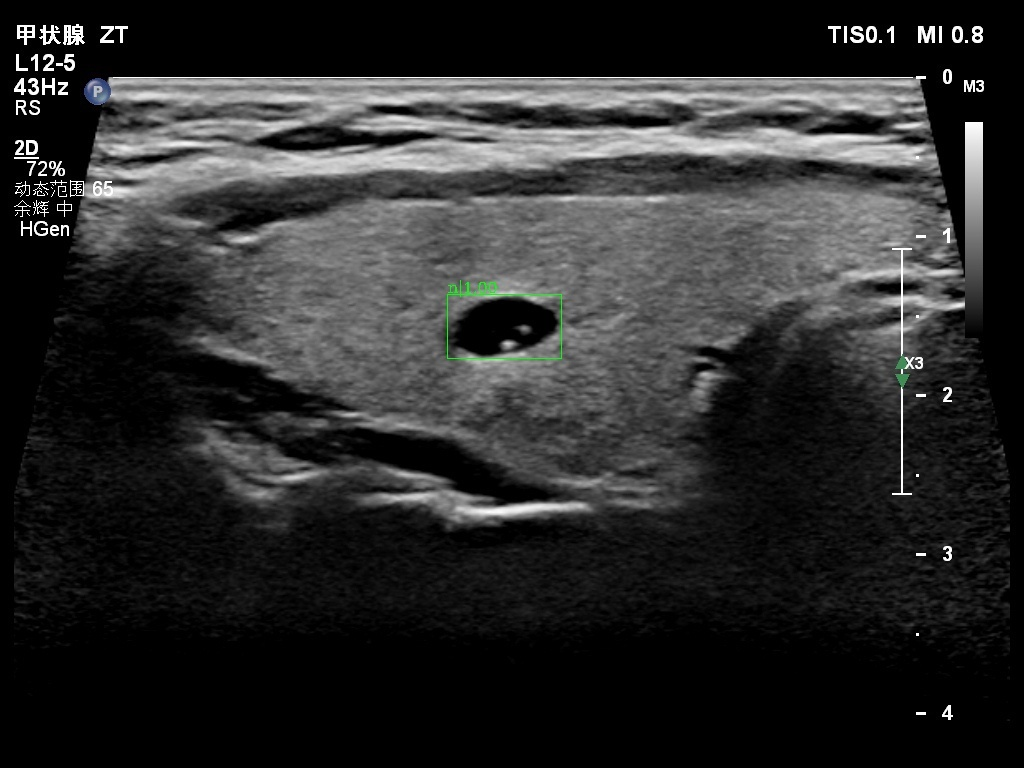
#> input picture code/mmdetection/logs/faster_rcnn_r50_fpn_1x_chenzhou/tests/A1B1C1D1E1_13804180920180801THY100520180801092118768V.jpg, 1024 x 768 px, found by its file name; its folder holds only this picture in this run
$ python process_DataAndMaskToCOCOPublic.py
#> lines starting #> are read from the running program, lines starting #| are printed output that depends on the picture; after the words box and inside, x2 and y2 are one past the last pixel; in counts of white or black regions, pixels touching at a corner belong together

# coding: utf-8

# In[1]:


"""
从Mask文件中输出Box/Mask信息，生成COCO json文件
输出：COCO json
"""

import os
import json
from PIL import Image
import numpy as np
from skimage import measure
from shapely.geometry import Polygon, MultiPolygon
import cv2
import tqdm

dataset = {'categories':[],'images':[],'annotations':[]}
dataset['categories'].append({'id': 1, 'name': 'nodule', 'supercategory': 'mark'})
dataset['categories'].append({'id': 0, 'name': 'outlier', 'supercategory': 'mark'})

# Label ids of TN-SCUI2020 Dataset
nodule_id = 1
outlier_id = 0
category_ids = {
    '(255, 255, 255)': nodule_id,
    '(1, 1, 1)': nodule_id,
    '(0, 0, 0)': outlier_id
}


# In[2]:


def create_sub_masks(mask_image, width, height):
    # Initialize a dictionary of sub-masks indexed by RGB colors
    sub_masks = {}
    for x in range(width):
        for y in range(height):
            # Get the RGB values of the pixel
            pixel = mask_image.getpixel((x, y))[:3]
            newpixel = ((pixel[0] > 128) * 255, (pixel[1] > 128) * 255, (pixel[2] > 128) * 255)

            # If the pixel is not black...
            if newpixel != (0, 0, 0):
                # Check to see if we've created a sub-mask...
                pixel_str = str(newpixel)
                sub_mask = sub_masks.get(pixel_str)
                if sub_mask is None:
                   # Create a sub-mask (one bit per pixel) and add to the dictionary
                    # Note: we add 1 pixel of padding in each direction
                    # because the contours module doesn't handle cases
                    # where pixels bleed to the edge of the image
                    sub_masks[pixel_str] = Image.new('1', (width, height))

                # Set the pixel value to 1 (default is 0), accounting for padding
#                 sub_masks[pixel_str].putpixel((x+1, y+1), 1)
                sub_masks[pixel_str].putpixel((x, y),1)

    return sub_masks


# In[3]:


def create_sub_mask_annotation(sub_mask):
    # Find contours (boundary lines) around each sub-mask
    # Note: there could be multiple contours if the object
    # is partially occluded. (E.g. an elephant behind a tree)
    contours = measure.find_contours(sub_mask, 0.5, positive_orientation='low')

    polygons = []
    j = 0
    for contour in contours:
        # Flip from (row, col) representation to (x, y)
        # and subtract the padding pixel
        for i in range(len(contour)):
            row, col = contour[i]
            contour[i] = (col - 1, row - 1)

        # Make a polygon and simplify it
        poly = Polygon(contour)
        poly = poly.simplify(1.0, preserve_topology=False)

        if(poly.is_empty):
            # Go to next iteration, dont save empty values in list
            continue

        polygons.append(poly)

    return polygons


# In[4]:


def absolute_file_paths(image_path, mask_path, keyword):
    mask_images = []

# [11 lines of commented-out code are left out]

    for root, dirs, files in os.walk(os.path.abspath(image_path)):
        for file in files:
            if '.jpg' in file:
#                 if file.startswith(keyword):
#                 if '-' not in file:
                    mask_images.append(os.path.join(mask_path, file))
    return mask_images


# In[5]:


def create_image_annotation(file_name, width, height, image_id):
    images = {
        'file_name': file_name,
        'height': height,
        'width': width,
        'id': image_id
    }
    return images


# In[ ]:


# Get 'images' and 'annotations' info
def images_annotations_info(image_path, mask_path, keyword, folder_id):
    # This id will be automatically increased as we go
    annotation_id = 1

    annotations = []
    images = []

    # Get absolute paths of all files in a directory
    mask_images = absolute_file_paths(image_path, mask_path, keyword)

    length = len(mask_images)

    for image_id, mask_image in enumerate(mask_images, folder_id):
        file_name = image_path + '/' + os.path.basename(mask_image).split('.')[0] + ".jpg"
        if image_id % 100 is 0:
            print(str(image_id) + '/' + str(length))

#         file_name = '/root/workspace/Thyroid_Solid_Nodule/data/preprocess/chenzhou/mask' + os.path.basename(mask_image).split('.')[0] + ".jpg"
#         mask_image_open = cv2.imread(mask_image)
#         mask_image_open = (mask_image_open > 128) * 255
        # image shape
        mask_image_open = Image.open(mask_image)
        w, h = mask_image_open.size

        # 'images' info
        image = create_image_annotation(os.path.basename(mask_image).split('.')[0] + ".jpg", w, h, image_id)
        images.append(image)

        sub_masks = create_sub_masks(mask_image_open.convert('RGBA'), w, h)
        for color, sub_mask in sub_masks.items():
            category_id = category_ids[color]

            # 'annotations' info
            sub_mask =  np.array(sub_mask)
            polygons = create_sub_mask_annotation(sub_mask)

            for i in range(len(polygons)):
                min_x, min_y, max_x, max_y = polygons[i].bounds
                width = max_x - min_x
                height = max_y - min_y
                bbox = (int(min_x), int(min_y), int(width), int(height))
                area = polygons[i].area
                segmentation = []
                try:
                    segmentation = np.array(polygons[i].exterior.coords).ravel().tolist()
                except:
                    print(str(image_id) + '/' + str(length) + ':ERROR#' + os.path.basename(mask_image).split('.')[0])
                annotation = {
                    'segmentation': [list(int(_) for _ in segmentation)],
                    'area': int(area),
                    'iscrowd': int(0),
                    'image_id': int(image_id),
                    'bbox': bbox,
                    'category_id': int(category_id),
                    'id': int(annotation_id)
                }
                annotations.append(annotation)
                annotation_id += 1

    return images, annotations


# In[ ]:


# 生成A1A2A3A4json文件
#     for keyword in ['train', 'val']:
ORIGIN_PATH = '/root/workspace/Thyroid_Solid_Nodule/data/preprocess/public_aug'
MASK_PATH = ORIGIN_PATH + '/mask'
# for keyword in ['val', 'test', 'train']:
# for folder_id, keyword in enumerate(['A1', 'A2', 'A3', 'A4'], 0):
for folder_id, keyword in enumerate(['images'], 0):
    print(str(keyword) + ': START')
#     IMAGE_PATH = ORIGIN_PATH + '/{}'.format(keyword)
    IMAGE_PATH = ORIGIN_PATH + '/images'
    dataset['images'], dataset['annotations'] = images_annotations_info(IMAGE_PATH, MASK_PATH, keyword, folder_id * 100000)
    with open(ORIGIN_PATH + '/annotations/' + '{}'.format(keyword) + '.json', 'w') as outfile:
        json.dump(dataset, outfile)
    print(str(keyword) + ': END')


# In[ ]:


# 合并A1A2A3A4json文件

#     for keyword in ['train', 'val']:
ORIGIN_PATH = '/root/workspace/Thyroid_Solid_Nodule/data/preprocess/public_aug'
MASK_PATH = ORIGIN_PATH + '/mask'
total_dataset = {'categories':[],'images':[],'annotations':[]}
total_dataset['categories'].append({'id': 1, 'name': 'nodule', 'supercategory': 'mark'})
total_dataset['categories'].append({'id': 0, 'name': 'outlier', 'supercategory': 'mark'})
# for keyword in ['A1', 'A2', 'A3', 'A4']:
for keyword in ['images']:
    entitylist = {}
    with open(ORIGIN_PATH + '/annotations/' + '{}'.format(keyword) + '.json', 'r') as infile:
        djson = json.loads(infile.read())
        for entity in djson['images']:
            total_dataset['images'].append({
                'file_name': entity['file_name'],
                'id': int(entity['id']),
                'width': int(entity['width']),
                'height': int(entity['height'])})
        for entity in djson['annotations']:
            if len(entity['segmentation'][0]) is not 0:
                subdict = {
                    'area': entity['area'],
                    'bbox': list(int(_) for _ in entity['bbox']),
                    'category_id': int(entity['category_id']),
                    'id': int(entity['id']),
                    'image_id': int(entity['image_id']),
                    'iscrowd': int(entity['iscrowd']),
                         # mask, 矩形是从左上角点按顺时针的四个顶点
                    'segmentation': [list(int(_) for _ in entity['segmentation'][0])]}
                if int(entity['image_id']) not in entitylist.keys():
                    entitylist[int(entity['image_id'])] = subdict # 添加
                else:
                    if entitylist[int(entity['image_id'])]['area'] < entity['area']:
                        entitylist[int(entity['image_id'])] = subdict # 添加
        for key,values in  entitylist.items():
            total_dataset['annotations'].append(values)

#         total_dataset['images'].append(djson['images'])
#         total_dataset['annotations'].append(djson['annotations'])

with open(ORIGIN_PATH + '/annotations/' + 'images2.json', 'w') as outfile:
    json.dump(total_dataset, outfile)


# In[ ]:


# 处理tests和validations目录

for keyword in ['tests', 'validations']:
# for keyword in ['images']:
    sub_dataset = {'categories':[],'images':[],'annotations':[]}
    sub_dataset['categories'].append({'id': 1, 'name': 'nodule', 'supercategory': 'mark'})
    sub_dataset['categories'].append({'id': 0, 'name': 'outlier', 'supercategory': 'mark'})
    print(str(keyword) + ': START')
    IMAGE_PATH = ORIGIN_PATH + '/{}'.format(keyword)
#     IMAGE_PATH = ORIGIN_PATH + '/images'
    sub_dataset['images'], sub_dataset['annotations'] = images_annotations_info(IMAGE_PATH, MASK_PATH, keyword, 0 * 100000)
#> call 2 of images_annotations_info, with keyword = 'tests', folder_id = 0
#> in images_annotations_info, mask_image_open is the input picture: PIL image 1024x768 RGB; mean R, G, B 43.5, 43.7, 43.5
#> after the loop in create_sub_masks, `for x in range(width):`: sub_masks = 7 items
#> the loop in images_annotations_info, `for color, sub_mask in sub_masks.items():` made 2 passes
#> (color, category_id, contours in create_sub_mask_annotation, j in create_sub_mask_annotation) on pass 1: ('(255, 255, 255)', 1, 521 point arrays, longest 6531 points, 0)
#> pass 1, in images_annotations_info (call 2), `sub_mask =  np.array(sub_mask)`:
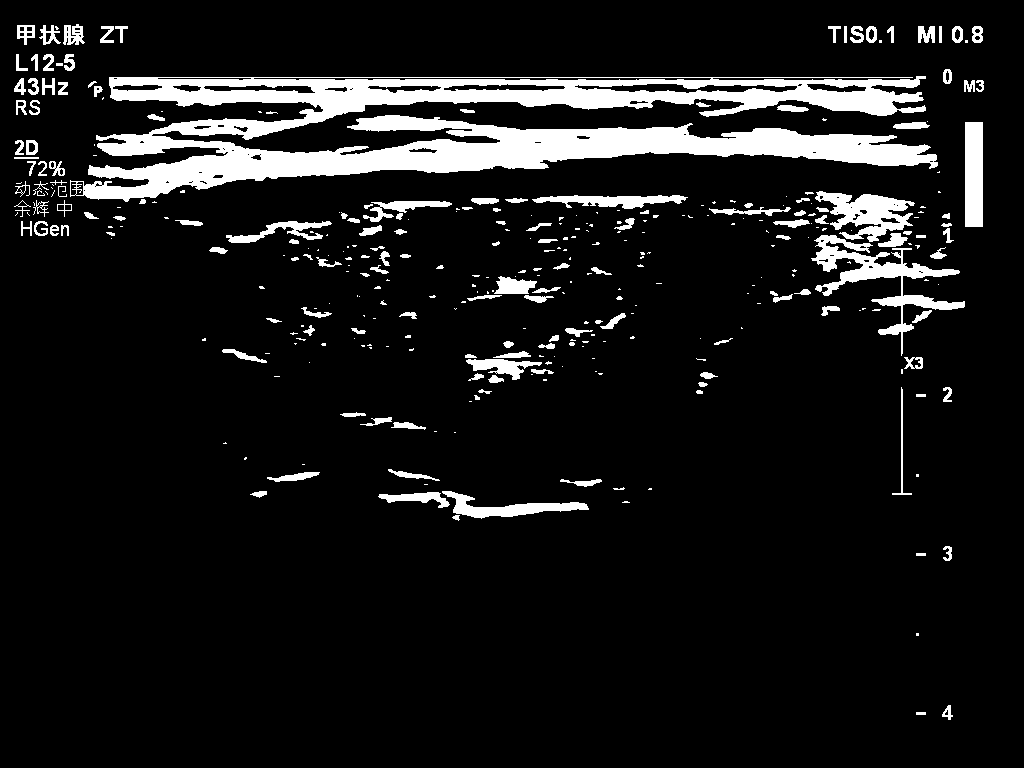
#> sub_mask: shape (768, 1024) bool; 9.5% white; 353 white regions (188 under 20 px), largest, box (x1, y1, x2, y2) and area: (70, 76, 938, 202) 47089, (811, 235, 965, 356) 3911, (815, 191, 915, 242) 2525
#> after the loop in images_annotations_info, `for color, sub_mask in sub_masks.items():`: annotation_id = 344; annotations = 343 items
#> (the run stopped early here; a loop or call above may not have finished)

$ run again, on code/mmdetection/logs/faster_rcnn_r50_fpn_1x_chenzhou/tests/A3B1C2D1E1_69THY2520180725160205947T.jpg
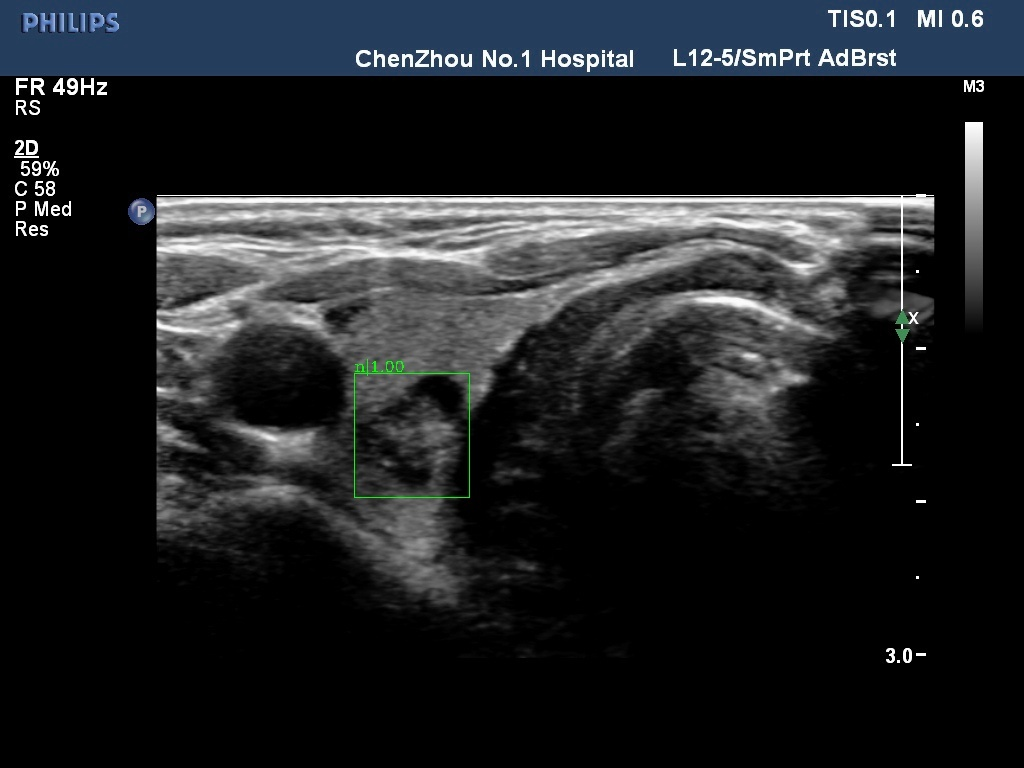
#> input picture code/mmdetection/logs/faster_rcnn_r50_fpn_1x_chenzhou/tests/A3B1C2D1E1_69THY2520180725160205947T.jpg, 1024 x 768 px, found by its file name
#> in images_annotations_info, mask_image_open is the input picture: PIL image 1024x768 RGB; mean R, G, B 29.8, 32.4, 35.1
#> after the loop in create_sub_masks, `for x in range(width):`: sub_masks = 5 items
#> the loop in images_annotations_info, `for color, sub_mask in sub_masks.items():` made 2 passes
#> (color, category_id, contours in create_sub_mask_annotation, j in create_sub_mask_annotation) on pass 1: ('(255, 255, 255)', 1, 270 point arrays, longest 6097 points, 0)
#> pass 1, in images_annotations_info (call 2), `sub_mask =  np.array(sub_mask)`:
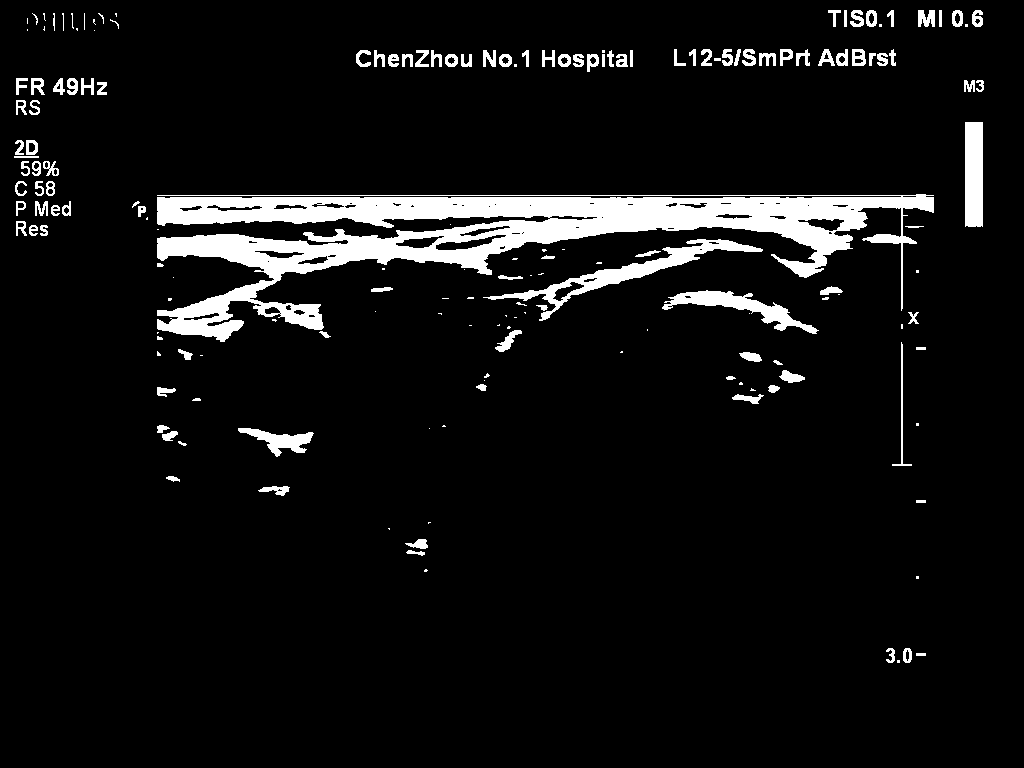
#> sub_mask: shape (768, 1024) bool; 7% white; 178 white regions (64 under 20 px), largest, box (x1, y1, x2, y2) and area: (157, 194, 934, 342) 36900, (483, 239, 763, 321) 3184, (662, 290, 819, 334) 1928
#> after the loop in images_annotations_info, `for color, sub_mask in sub_masks.items():`: annotation_id = 222; annotations = 221 items

$ run again, on code/mmdetection/logs/faster_rcnn_r50_fpn_1x_chenzhou/tests/A3B1C2D2E1_16435091520180815THY12020180815151120041T.jpg
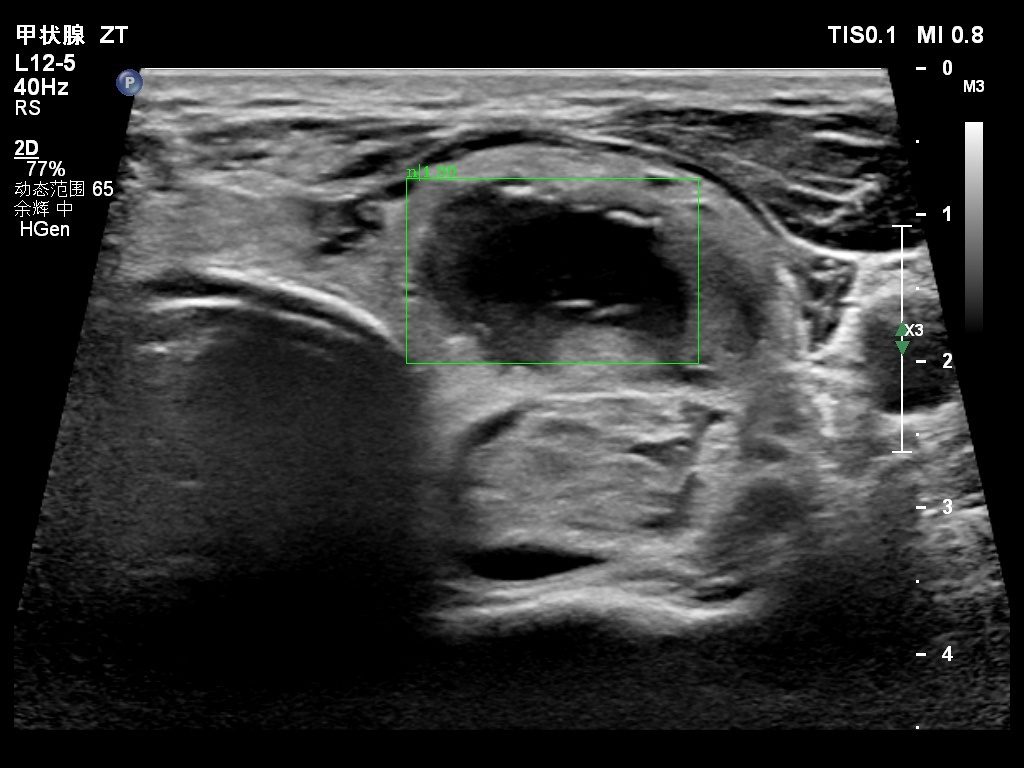
#> input picture code/mmdetection/logs/faster_rcnn_r50_fpn_1x_chenzhou/tests/A3B1C2D2E1_16435091520180815THY12020180815151120041T.jpg, 1024 x 768 px, found by its file name
#> in images_annotations_info, mask_image_open is the input picture: PIL image 1024x768 RGB; mean R, G, B 53.2, 53.6, 53.3
#> after the loop in create_sub_masks, `for x in range(width):`: sub_masks = 7 items
#> the loop in images_annotations_info, `for color, sub_mask in sub_masks.items():` made 2 passes
#> (color, category_id, contours in create_sub_mask_annotation, j in create_sub_mask_annotation) on pass 1: ('(255, 255, 255)', 1, 569 point arrays, longest 3355 points, 0)
#> pass 1, in images_annotations_info (call 2), `sub_mask =  np.array(sub_mask)`:
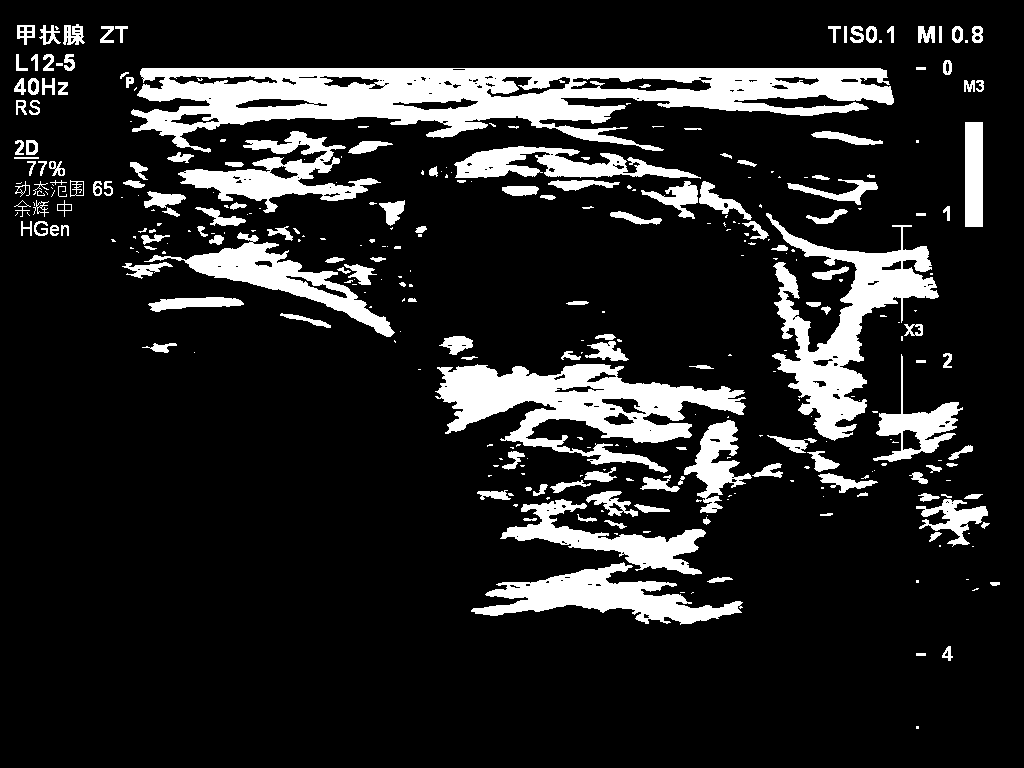
#> sub_mask: shape (768, 1024) bool; 14.6% white; 332 white regions (168 under 20 px), largest, box (x1, y1, x2, y2) and area: (131, 68, 894, 153) 31885, (435, 364, 746, 473) 14259, (766, 213, 939, 441) 12178
#> after the loop in images_annotations_info, `for color, sub_mask in sub_masks.items():`: annotation_id = 380; annotations = 379 items
